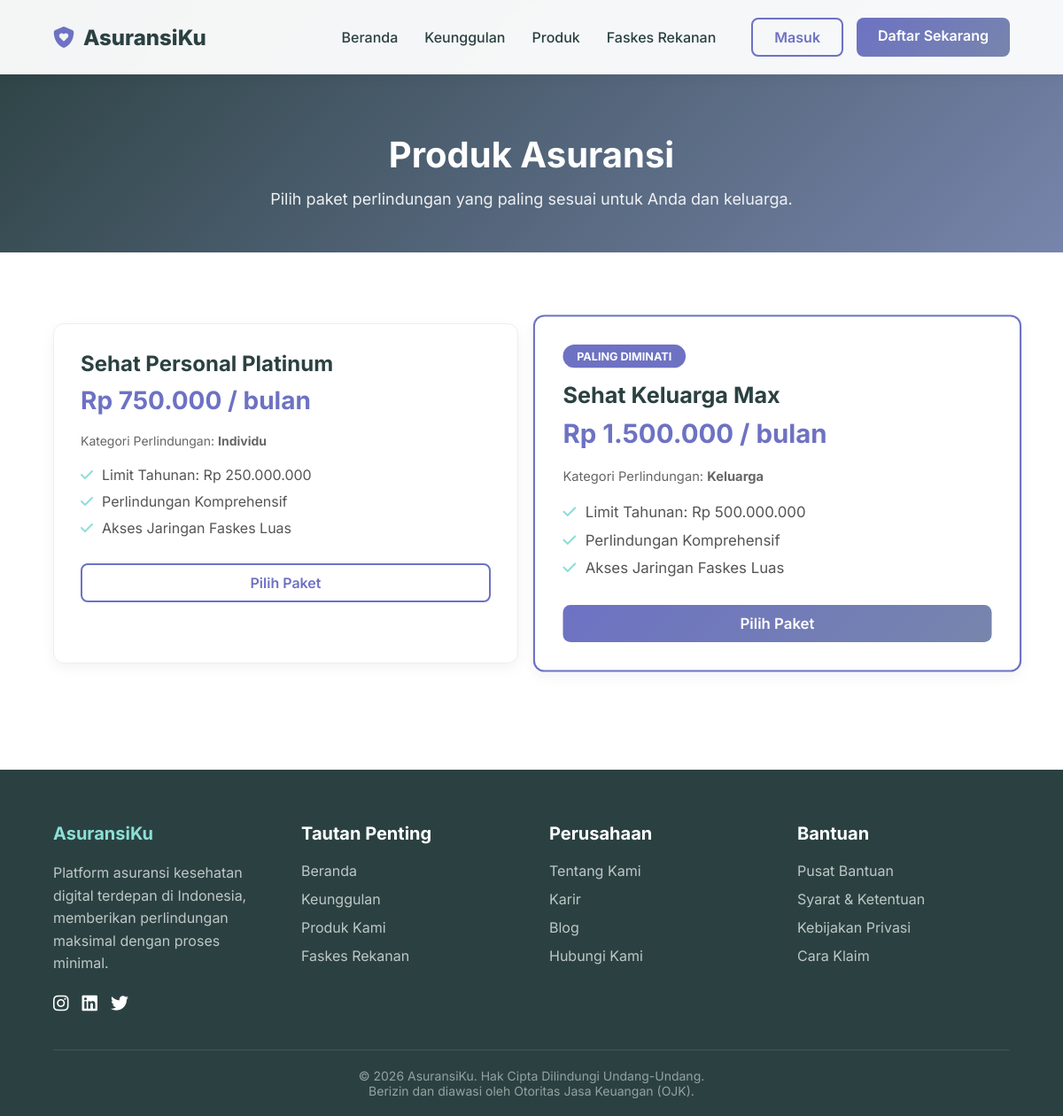
/produk.php, run on the app's committed database.
### tables this page shows
CREATE TABLE produk_asuransi (
    id_produk INT AUTO_INCREMENT PRIMARY KEY,
    kode_produk VARCHAR(20) UNIQUE NOT NULL,
    nama_produk VARCHAR(100) NOT NULL,
    jenis_kategori ENUM('Individu', 'Keluarga', 'Kumpulan/Perusahaan') NOT NULL,
    limit_tahunan DECIMAL(15,2) NOT NULL,
    premi_dasar DECIMAL(10,2) NOT NULL,
    created_at TIMESTAMP DEFAULT CURRENT_TIMESTAMP
);

### produk.php (the view)
<?php
    include "db.php";
    include "layouts/public/header.php";
?>
<div class="page-header">
    <h1>Produk Asuransi</h1>
    <p>Pilih paket perlindungan yang paling sesuai untuk Anda dan keluarga.</p>
</div>
<section class="page-content">
    <div class="products-grid">
        <?php
            $query = "SELECT * FROM produk_asuransi ORDER BY premi_dasar ASC";
            $result = $conn->query($query);
            if($result && $result->rowCount() > 0) {
                while($row = $result->fetch()) {
                    $nama_produk = htmlspecialchars($row['nama_produk']);
                    $jenis_kategori = htmlspecialchars($row['jenis_kategori']);
                    $limit = number_format($row['limit_tahunan'], 0, ',', '.');
                    $premi = number_format($row['premi_dasar'], 0, ',', '.');
                    $highlight_style = "";
                    $badge = "";
                    if($jenis_kategori == 'Keluarga') {
                        $highlight_style = 'border: 2px solid var(--color-slate); transform: scale(1.05);';
                        $badge = '<div style="background: var(--color-slate); color: white; padding: 5px 15px; border-radius: 20px; font-size: 12px; font-weight: bold; display: inline-block; margin-bottom: 15px;">PALING DIMINATI</div>';
                    }
        ?>
        <div class="product-card" style="<?php echo $highlight_style; ?>">
            <?php echo $badge; ?>
            <h3><?php echo $nama_produk; ?></h3>
            <div class="price">Rp <?php echo $premi; ?> <span>/ bulan</span></div>
            <p style="margin-bottom: 20px; color: #666; font-size: 14px;">Kategori Perlindungan: <strong><?php echo $jenis_kategori; ?></strong></p>
            <ul>
                <li><i class="fa-solid fa-check"></i> Limit Tahunan: Rp <?php echo $limit; ?></li>
                <li><i class="fa-solid fa-check"></i> Perlindungan Komprehensif</li>
                <li><i class="fa-solid fa-check"></i> Akses Jaringan Faskes Luas</li>
            </ul>
            <?php if(isset($_SESSION['role']) && strtolower($_SESSION['role']) == 'customer'): ?>
                <a href="customer/konfirmasi_paket.php?id_produk=<?php echo $row['id_produk']; ?>" class="<?php echo ($jenis_kategori == 'Keluarga') ? 'btn btn-solid' : 'btn btn-outline'; ?>" style="width: 100%; text-align: center;">Pilih Paket</a>
            <?php else: ?>
                <a href="login.php" class="<?php echo ($jenis_kategori == 'Keluarga') ? 'btn btn-solid' : 'btn btn-outline'; ?>" style="width: 100%; text-align: center;">Pilih Paket</a>
            <?php endif; ?>
        </div>
        <?php
                }
            } else {
                echo "<p style='text-align:center; width: 100%;'>Belum ada data produk asuransi.</p>";
            }
        ?>
    </div>
</section>
<?php include "layouts/public/footer.php"; ?>

### layouts/css/public.css (style rules this page uses)
:root { --color-dark: #2B4141; --color-light: #F7EBEC; --color-aqua: #8CDFD6; --color-blue: #7785AC; --color-slate: #6D72C3; --font-main: 'Inter', sans-serif; }
* { margin: 0; padding: 0; box-sizing: border-box; font-family: var(--font-main); }
body { background-color: var(--color-light); color: var(--color-dark); overflow-x: hidden; }
.btn { padding: 10px 24px; border-radius: 8px; text-decoration: none; font-weight: 600; transition: all 0.3s ease; display: inline-block; }
.btn-outline { border: 2px solid var(--color-slate); color: var(--color-slate); }
.btn-solid { background: linear-gradient(135deg, var(--color-slate) 0%, var(--color-blue) 100%); color: white; border: none; }
.page-header { padding: 150px 5% 50px; background: linear-gradient(135deg, var(--color-dark) 0%, var(--color-blue) 100%); color: white; text-align: center; }
.page-header h1 { font-size: 40px; margin-bottom: 15px; }
.page-header p { font-size: 18px; opacity: 0.9; }
.page-content { padding: 80px 5%; background: white; min-height: 40vh; }
.products-grid { display: grid; grid-template-columns: repeat(auto-fit, minmax(300px, 1fr)); gap: 30px; margin-bottom: 40px; }
.product-card { background: white; border: 1px solid #eee; border-radius: 12px; padding: 30px; text-align: left; box-shadow: 0 5px 15px rgba(0,0,0,0.05); }
.product-card h3 { font-size: 24px; color: var(--color-dark); margin-bottom: 10px; }
.product-card .price { font-size: 28px; font-weight: 700; color: var(--color-slate); margin-bottom: 20px; }
.product-card ul { list-style: none; margin-bottom: 30px; }
.product-card ul li { margin-bottom: 10px; color: #555; display: flex; align-items: center; gap: 10px; }
.product-card ul li i { color: var(--color-aqua); }

### data on the page
produk_asuransi: nama_produk "Sehat Personal Platinum", premi_dasar "750.000", jenis_kategori "Individu", limit_tahunan "250.000.000"
produk_asuransi: shows "PALING DIMINATI", nama_produk "Sehat Keluarga Max", premi_dasar "1.500.000", jenis_kategori "Keluarga", limit_tahunan "500.000.000"
